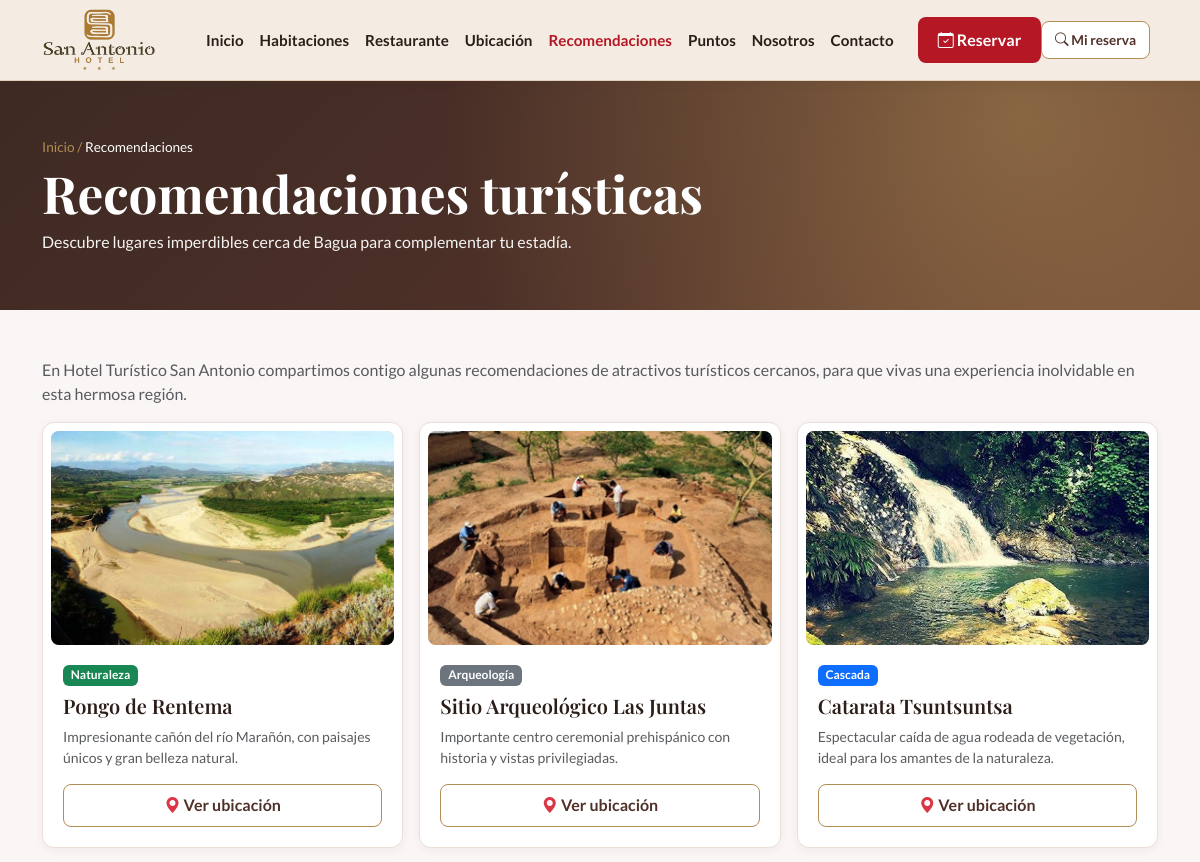
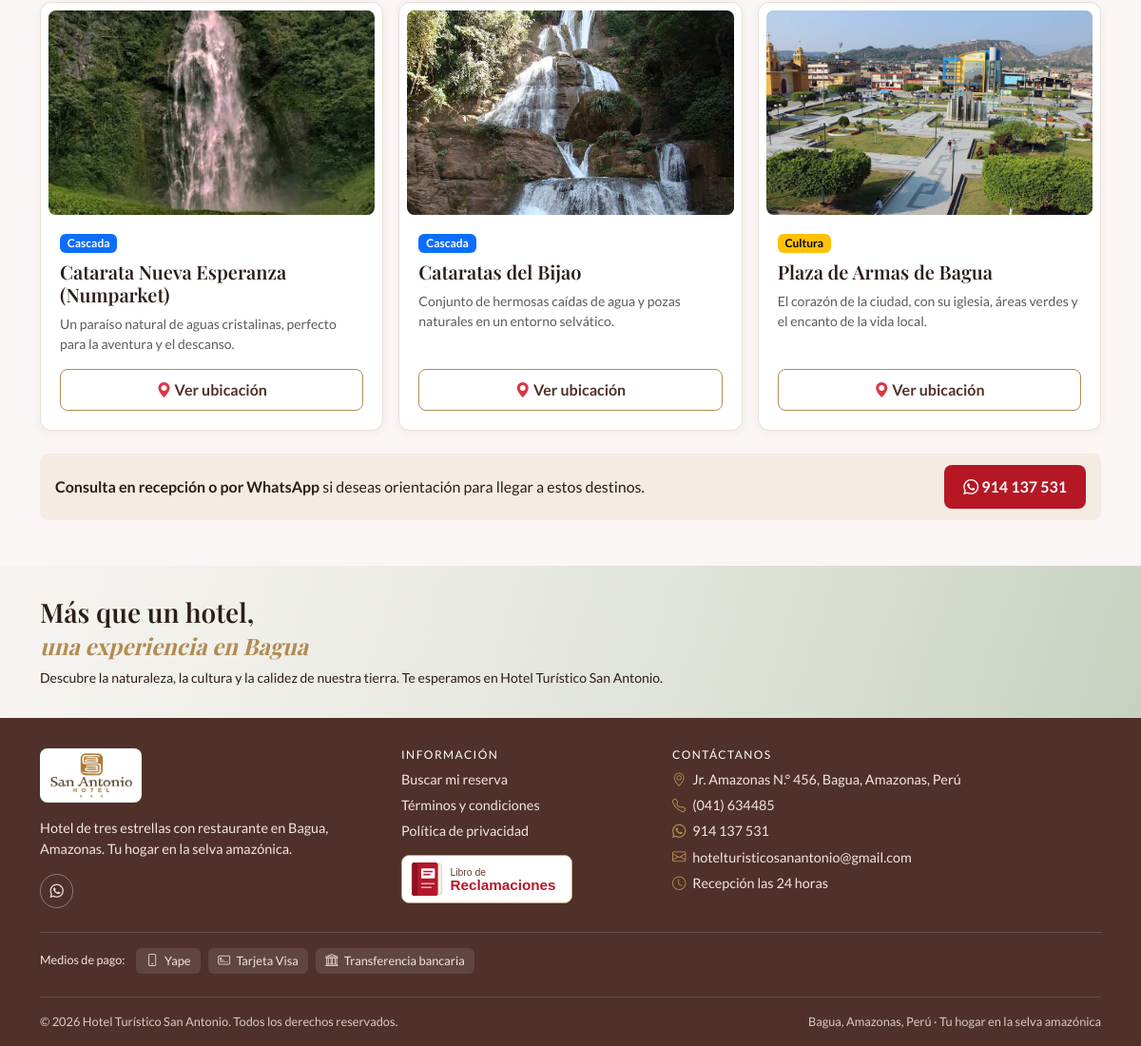
Screenshot of /publico/recomendaciones.php with the database file from the repository (2 pictures, top to bottom).
### tables this page shows
CREATE TABLE lugar_turistico (
    id           INT UNSIGNED AUTO_INCREMENT PRIMARY KEY,
    nombre       VARCHAR(80)  NOT NULL,
    categoria    VARCHAR(30)  NOT NULL,
    descripcion  VARCHAR(255) NOT NULL,
    foto         VARCHAR(255) NULL,
    activo       TINYINT(1)   NOT NULL DEFAULT 1
);

### config/Autoload.php (called while the page is built, shortened)
<?php
spl_autoload_register(function (string $clase): void {
    $prefijo = "App\\";
    $carpetaBase = dirname(__DIR__) . "/src/";
    $ruta = $carpetaBase . str_replace("\\", "/", substr($clase, strlen($prefijo))) . ".php";
});

### src/Dao/Conexion.php (called while the page is built, shortened)
<?php
class Conexion
{
    private $host = "localhost";
    private $dbname = "daw2_hotel_san_antonio";
    private $user = "root";
    private $password = "";
    public function conectar(): \PDO
    {
        try {
            $dsn = "mysql:host=$this->host;dbname=$this->dbname;charset=utf8mb4";
            $conexion = new \PDO($dsn, $this->user, $this->password);
            $conexion->setAttribute(\PDO::ATTR_ERRMODE, \PDO::ERRMODE_EXCEPTION);
            $conexion->setAttribute(\PDO::ATTR_DEFAULT_FETCH_MODE, \PDO::FETCH_ASSOC);
            $conexion->setAttribute(\PDO::ATTR_EMULATE_PREPARES, false);
            return $conexion;
        } catch (\PDOException $e) {
            throw $e;
        }
    }
}

### src/Dao/Dao.php (called while the page is built, shortened)
<?php
abstract class Dao
{
    public function __construct(?\PDO $conn = null)
    {
        $this->conn = $conn ?? (new Conexion())->conectar();
    }
}

### src/Dao/LugarTuristico.php (called while the page is built, shortened)
<?php
class LugarTuristico extends Dao
{
    public function listar(): array
    {
        $stmt = $this->conn->prepare("SELECT * FROM lugar_turistico WHERE activo = 1 ORDER BY id");
        $stmt->execute();
        return $stmt->fetchAll();
    }
}

### src/Bo/Turismo.php (called while the page is built, shortened)
<?php
class Turismo
{
    public function lugares(): array
    {
        return (new LugarTuristicoDAO())->listar();
    }
}

### config/hotel.php (called while the page is built)
<?php
return [
    "nombre" => "Hotel Turístico San Antonio",
    "direccion" => "Jr. Amazonas N.° 456, Bagua, Amazonas, Perú",
    "telefono" => "(041) 634485",
    "whatsapp" => "51914137531",
    "whatsapp_texto" => "914 137 531",
    "yape" => "929 179 237",
    "correo" => "hotelturisticosanantonio@gmail.com",
    "recepcion" => "Recepción las 24 horas",
"foto_nosotros" => "assets/img/hero/recepcion.jpg",
    "redes" => [
        "facebook" => "",
        "instagram" => "",
        "tiktok" => "",
    ],
];

### publico/recomendaciones.php (the view, shortened to what this page needs)
<?php
require __DIR__ . "/../config/Autoload.php";
$lugares = (new TurismoBO())->lugares();
$colores = ["Naturaleza" => "success", "Arqueología" => "secondary", "Cascada" => "primary", "Cultura" => "warning"];
require __DIR__ . "/../views/partes/cabecera.php";
hero(
    "Recomendaciones turísticas",
    "Descubre lugares imperdibles cerca de Bagua para complementar tu estadía.",
    [["Inicio", "index.php"], ["Recomendaciones", null]]
);
?>
<main class="container py-4 py-lg-5">
    <p class="text-muted">En Hotel Turístico San Antonio compartimos contigo algunas recomendaciones de atractivos turísticos cercanos, para que vivas una experiencia inolvidable en esta hermosa región.</p>
    <div class="row g-3">
        <?php foreach ($lugares as $l) : ?>
            <div class="col-12 col-md-6 col-lg-4">
                <article class="sa-card h-100 d-flex flex-column">
                    <div class="p-2 pb-0"><?php foto($l["foto"], $l["nombre"], "bi-tree") ?></div>
                    <div class="sa-card-cuerpo d-flex flex-column flex-grow-1">
                        <span class="badge text-bg-<?= $colores[$l["categoria"]] ?? "light" ?> align-self-start mb-2"><?= e($l["categoria"]) ?></span>
                        <h3 class="h5"><?= e($l["nombre"]) ?></h3>
                        <p class="small text-muted"><?= e($l["descripcion"]) ?></p>
                        <a class="btn-linea mt-auto text-center text-decoration-none" target="_blank" rel="noopener"
                            href="https://www.google.com/maps/search/?api=1&query=<?= urlencode($l["nombre"] . ", Amazonas, Perú") ?>">
                            <i class="bi bi-geo-alt-fill text-danger"></i> Ver ubicación
                        </a>
                    </div>
                </article>
            </div>
        <?php endforeach ?>
    </div>
    <div class="sa-caja-crema d-flex flex-column flex-md-row justify-content-between align-items-md-center gap-2 mt-4">
        <span><strong>Consulta en recepción o por WhatsApp</strong> si deseas orientación para llegar a estos destinos.</span>
        <a class="btn-sa text-decoration-none text-center" href="https://wa.me/<?= e($hotel["whatsapp"]) ?>"><i class="bi bi-whatsapp"></i> <?= e($hotel["whatsapp_texto"]) ?></a>
    </div>
</main>
<?php require __DIR__ . "/../views/partes/pie.php" ?>

### views/partes/ayudas.php (shortened to what this page needs)
<?php
$hotel = require dirname(__DIR__, 2) . "/config/hotel.php";
$base = rtrim(preg_replace("#/(publico|admin)$#", "", str_replace("\\", "/", dirname($_SERVER["SCRIPT_NAME"]))), "/") . "/";
function url(string $ruta): string
{
    global $base;
    return $base . $ruta;
}
function e($valor): string
{
    return htmlspecialchars((string) $valor, ENT_QUOTES, "UTF-8");
}
function foto(?string $ruta, string $alt, string $icono = "bi-image"): void
{
    echo $ruta
        ? '<img class="sa-foto" src="' . e(url($ruta)) . '" alt="' . e($alt) . '" loading="lazy">'
        : '<div class="sa-foto" role="img" aria-label="' . e($alt) . '"><i class="bi ' . e($icono) . '"></i></div>';
}
function hero(string $titulo, string $texto = "", array $migas = [], string $etiqueta = "", string $claseExtra = ""): void
{
    echo '<section class="sa-hero' . ($claseExtra ? ' ' . e($claseExtra) : '') . '"><div class="container">';
    if ($migas) {
        echo '<div class="migas mb-2">';
        foreach ($migas as $indice => [$nombre, $url]) {
            echo $indice ? " / " : "";
            echo $url ? '<a href="' . e(url($url)) . '">' . e($nombre) . "</a>" : '<span class="actual">' . e($nombre) . "</span>";
        }
        echo "</div>";
    }
    echo '<h1>' . e($titulo) . "</h1>";
    if ($texto) {
        echo '<p class="mt-2 mb-0">' . e($texto) . "</p>";
    }
    echo "</div></section>";
}

### assets/css/estilo.css (style rules this page uses)
:root { --rojo: #B51725; --rojo-osc: #9E1C28; --marron: #4F3129; --marron-osc: #3E2A23; --dorado: #B18C54; --hueso: #FAF6F5; --tinta: #2B1D18; --gris: #6f625c; --borde: #EADFD8; --crema: #F4ECE3; --rosado: #FDEBE9; }
body { font-family: "Lato", system-ui, sans-serif; background: var(--hueso); color: var(--tinta); }
h1, h2, h3, h4, .serif { font-family: "Playfair Display", Georgia, serif; font-weight: 700; }
a { color: var(--rojo); }
.btn-sa { background: var(--rojo); color: #fff; border: 0; border-radius: .5rem; font-weight: 700; padding: .7rem 1.25rem; }
.btn-linea { background: #fff; color: var(--marron); border: 1px solid var(--dorado); border-radius: .5rem; font-weight: 700; padding: .55rem 1rem; }
.sa-hero { background: radial-gradient(circle at 85% 15%, rgba(177, 140, 84, .55), transparent 55%), linear-gradient(135deg, var(--marron-osc), var(--marron) 60%, #6b4433); color: #fff; padding: 2.25rem 0; }
.sa-hero h1 { font-size: 2rem; line-height: 1.1; }
.sa-hero .migas { font-size: .85rem; color: var(--dorado); }
.sa-hero .migas a { color: var(--dorado); text-decoration: none; }
.sa-hero .migas span.actual { color: #fff; }
.sa-hero p { max-width: 34rem; opacity: .95; }
.sa-card { background: #fff; border: 1px solid var(--borde); border-radius: .75rem; box-shadow: 0 2px 8px rgba(79, 49, 41, .06); }
.sa-card-cuerpo { padding: 1rem; }
.sa-foto { display: grid; place-items: center; width: 100%; aspect-ratio: 16 / 10; object-fit: cover; border-radius: .5rem; background: linear-gradient(135deg, #e7d7c0, #c9a878); color: rgba(255, 255, 255, .9); font-size: 2rem; }
.sa-caja-crema { background: var(--crema); border-radius: .5rem; padding: .75rem 1rem; }
@media (min-width: 768px) { .sa-hero { padding: 3rem 0; } }
@media (min-width: 768px) { .sa-hero h1 { font-size: 2.75rem; } }
@media (min-width: 768px) { .sa-card-cuerpo { padding: 1.25rem; } }
@media (min-width: 992px) { .sa-hero { padding: 3.5rem 0; } }
@media (min-width: 1200px) { .sa-hero h1 { font-size: 3.2rem; } }

### rows the page displays
lugar_turistico: foto (picture), categoria "Naturaleza", nombre "Pongo de Rentema", descripcion "Impresionante cañón del río Marañón, con paisajes únicos y gran belleza natural."
lugar_turistico: foto (picture), categoria "Arqueología", nombre "Sitio Arqueológico Las Juntas", descripcion "Importante centro ceremonial prehispánico con historia y vistas privilegiadas."
lugar_turistico: foto (picture), categoria "Cascada", nombre "Catarata Tsuntsuntsa", descripcion "Espectacular caída de agua rodeada de vegetación, ideal para los amantes de la naturaleza."
lugar_turistico: foto (picture), categoria "Cascada", nombre "Catarata Nueva Esperanza (Numparket)", descripcion "Un paraíso natural de aguas cristalinas, perfecto para la aventura y el descanso."
lugar_turistico: foto (picture), categoria "Cascada", nombre "Cataratas del Bijao", descripcion "Conjunto de hermosas caídas de agua y pozas naturales en un entorno selvático."
lugar_turistico: foto (picture), categoria "Cultura", nombre "Plaza de Armas de Bagua", descripcion "El corazón de la ciudad, con su iglesia, áreas verdes y el encanto de la vida local."

### other values shown
$texto "Inicio"
$texto "Habitaciones"
$texto "Restaurante"
$texto "Ubicación"
$texto "Recomendaciones"
$texto "Puntos"
$texto "Nosotros"
$texto "Contacto"
$nombre "Inicio"
$nombre "Recomendaciones"
$titulo "Recomendaciones turísticas"
$texto "Descubre lugares imperdibles cerca de Bagua para complementar tu estadía."
$hotel["whatsapp_texto"] "914 137 531"
$hotel["direccion"] "Jr. Amazonas N.° 456, Bagua, Amazonas, Perú"
$hotel["telefono"] "(041) 634485"
